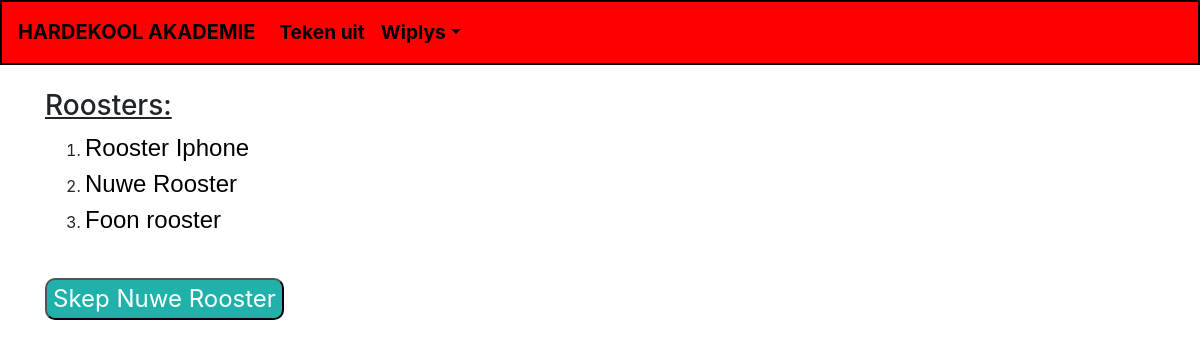
The app's page /roosterlys/ (signed in) with its own data.
### KlokRooster/models.py (models this page shows, shortened)
class Rooster(models.Model):
    naam = models.CharField(max_length=256, default="Nuwe Rooster")
    periode1 = models.TimeField(default="7:30")
    periode2 = models.TimeField(default="8:00")
    periode3 = models.TimeField(default="8:30")
    periode4 = models.TimeField(default="9:00")
    pouse1 = models.TimeField(default="9:30")
    periode5 = models.TimeField(default="9:45")
    periode6 = models.TimeField(default="10:15")
    periode7 = models.TimeField(default="10:45")
    periode8 = models.TimeField(default="11:15")
    pouse2 = models.TimeField(default="11:45")
    periode9 = models.TimeField(default="12:00")
    periode10 = models.TimeField(default="12:30")
    periode11 = models.TimeField(default="13:00")
    periode12 = models.TimeField(default="13:30")
    uitkomtyd = models.TimeField(default="14:00")
    luisterend = models.BooleanField(default=False)

### KlokRooster/views.py (the view)
# urls.py: path('roosterlys/', RoosterListView.as_view(), name="roosterlys"),
class RoosterListView(LoginRequiredMixin, ListView):
    context_object_name = "roosters"
    model = Rooster
    template_name = "roosterlys.html"

### KlokRooster/templates/roosterlys.html (shortened to what this page needs)
{% extends 'rooster_base.html' %}
{% block head_block %}
{% load static %}
<link rel="stylesheet" href="{% static 'css/roosterlys.css' %}">
{% endblock %}
{% block body_block %}
<br>
<h3><u>Roosters:</u></h3>
<ol>
    {% for rooster in roosters %}
        <li>
            <a class="lys_link" href="{% url 'KlokRooster:rooster' rooster.pk %}">{{ rooster.naam }}</a>
        </li>
    {% endfor %}
</ol>
<br>
<a href="{% url 'KlokRooster:skep_rooster' %}"><button class="skep_nuwe">Skep Nuwe Rooster</button></a>
{% endblock %}

### KlokRooster/static/css/roosterlys.css (style rules this page uses)
.skep_nuwe { background-color: lightseagreen; border-radius: 10px; color: white; font-size: 18pt; }
.lys_link { text-decoration: none; font-size: 18pt; color: black; font-family: 'Lucida Sans', 'Lucida Sans Regular', 'Lucida Grande', 'Lucida Sans Unicode', Geneva, Verdana, sans-serif; }

### records on screen
Rooster: naam "Rooster Iphone"
Rooster: naam "Nuwe Rooster"
Rooster: naam "Foon rooster"
